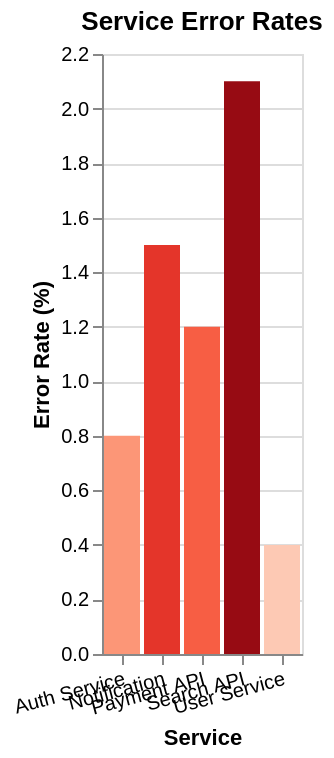

Express this chart as Vega-Lite.
### Vega-Lite specification from a JSON file in a GitHub repository (floating-point values rounded to 4 significant figures)
{"$schema": "https://vega.github.io/schema/vega-lite/v5.json", "description": "Application error rates", "data": {"values": [{"service": "Auth Service", "errorRate": 0.8}, {"service": "Payment API", "errorRate": 1.2}, {"service": "User Service", "errorRate": 0.4}, {"service": "Search API", "errorRate": 2.1}, {"service": "Notification", "errorRate": 1.5}]}, "mark": "bar", "encoding": {"x": {"field": "service", "type": "nominal", "axis": {"title": "Service", "labelAngle": -15}}, "y": {"field": "errorRate", "type": "quantitative", "axis": {"title": "Error Rate (%)"}}, "color": {"field": "errorRate", "type": "quantitative", "scale": {"scheme": "reds"}, "legend": null}}, "title": "Service Error Rates"}
